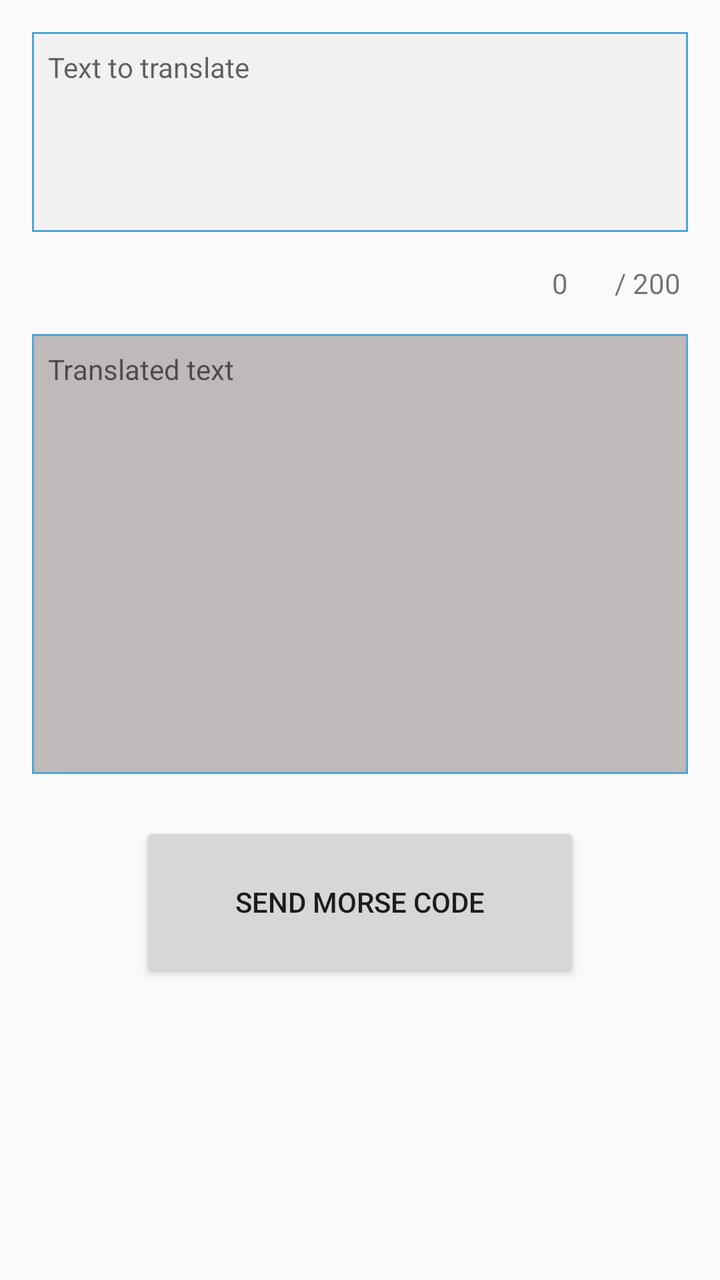
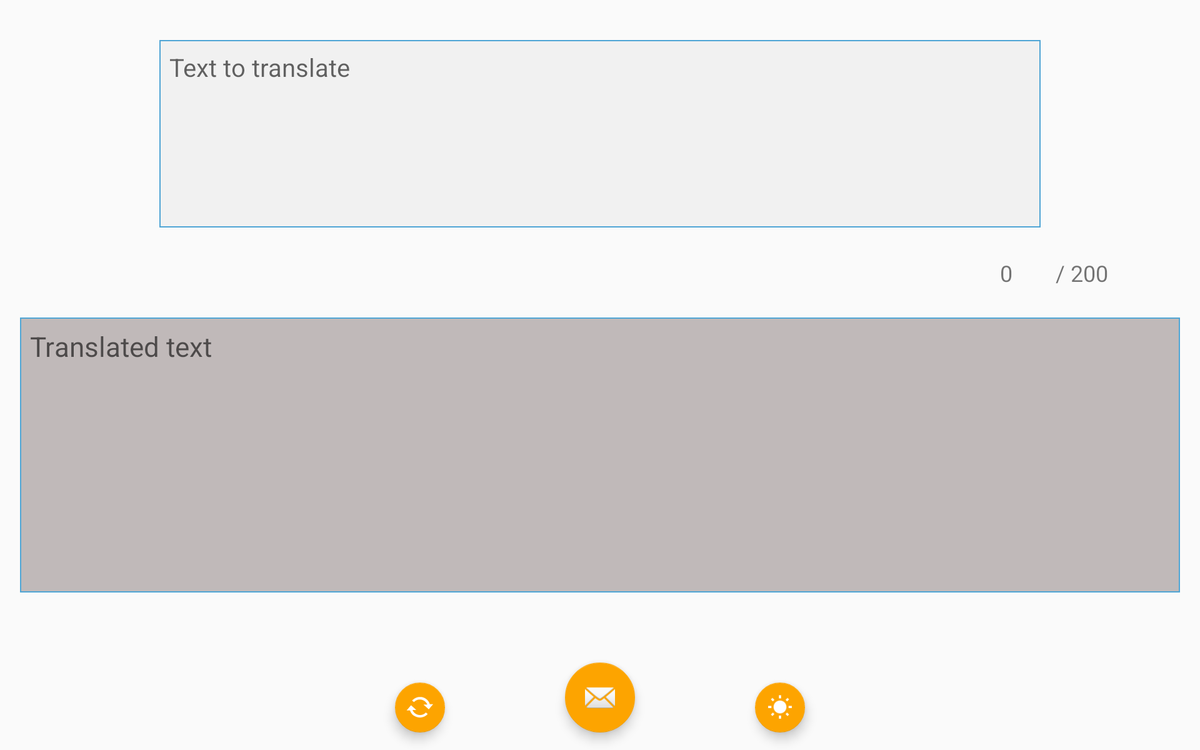

Two renders of one Android screen. The first uses the default layout on a phone; the second uses the alternative layout the repository ships for a different screen configuration, on a matching device. The two XML files are below.
<!-- AndroidManifest.xml: application theme AppTheme -->
<!-- res/layout/ttm_fragment.xml -->
<?xml version="1.0" encoding="utf-8"?>
<LinearLayout
	android:id="@+id/activity_main"
	xmlns:android="http://schemas.android.com/apk/res/android"
	xmlns:tools="http://schemas.android.com/tools"
	android:layout_width="match_parent"
	android:layout_height="match_parent"
	tools:context="net.biospherecorp.umorse.MainActivity"
	android:orientation="vertical"
	android:weightSum="1">

	<EditText
		android:id="@+id/toTranslateEditText"
		android:background="@drawable/active_text_view"

		android:textSize="14sp"
		android:maxLength="200"
		android:hint="@string/txt_to_translate"
		android:gravity="start"


		android:imeOptions="actionDone"
		android:inputType="textImeMultiLine"

		android:layout_width="match_parent"
		android:layout_height="100dp"

		android:layout_marginTop="@dimen/activity_vertical_margin"
		android:layout_marginBottom="@dimen/activity_vertical_margin"

		android:layout_marginLeft="@dimen/activity_horizontal_margin"
		android:layout_marginStart="@dimen/activity_horizontal_margin"
		android:layout_marginRight="@dimen/activity_horizontal_margin"
		android:layout_marginEnd="@dimen/activity_horizontal_margin"

		android:paddingTop="@dimen/textview_vertical_padding"
		android:paddingBottom="@dimen/textview_vertical_padding"

		android:paddingLeft="@dimen/textview_horizontal_padding"
		android:paddingStart="@dimen/textview_horizontal_padding"

		android:paddingRight="@dimen/textview_horizontal_padding"
		android:paddingEnd="@dimen/textview_horizontal_padding"
		/>

	<LinearLayout
		android:layout_width="match_parent"
		android:layout_height="wrap_content"
		android:gravity="end"
		android:layout_marginRight="@dimen/activity_horizontal_margin"
		android:layout_marginEnd="@dimen/activity_horizontal_margin"
		>
		<TextView
			android:id="@+id/actualChar"
			android:text="0"
			android:layout_width="28dp"
			android:layout_height="wrap_content"
			/>

		<TextView
			android:id="@+id/maxChar"
			android:text=" / 200"
			android:layout_width="40dp"
			android:layout_height="wrap_content"
			/>
	</LinearLayout>

	<TextView
		android:id="@+id/resultTextView"
		android:background="@drawable/inactive_text_view"

		android:layout_width="match_parent"
		android:layout_height="220dp"

		android:hint="@string/translated_text"
		android:textIsSelectable="true"
		android:textColor="@android:color/black"

		android:scrollbars="vertical"

		android:layout_marginTop="@dimen/activity_vertical_margin"
		android:layout_marginBottom="@dimen/activity_vertical_margin"

		android:layout_marginLeft="@dimen/activity_horizontal_margin"
		android:layout_marginStart="@dimen/activity_horizontal_margin"
		android:layout_marginRight="@dimen/activity_horizontal_margin"
		android:layout_marginEnd="@dimen/activity_horizontal_margin"

		android:paddingTop="@dimen/textview_vertical_padding"
		android:paddingLeft="@dimen/textview_horizontal_padding"
		android:paddingStart="@dimen/textview_horizontal_padding"

		android:paddingRight="@dimen/textview_horizontal_padding"
		android:paddingEnd="@dimen/textview_horizontal_padding"
		android:paddingBottom="@dimen/textview_vertical_padding"

		/>

	<Button
		android:id="@+id/sendMorseCodeButton"
		android:text="@string/sending_code"

		android:layout_marginTop="8dp"
		android:layout_width="220dp"
		android:layout_height="80dp"
		android:layout_gravity="center"

		/>


</LinearLayout>
<!-- resources referenced by this layout -->
<resources>
  <dimen name="activity_horizontal_margin">16dp</dimen>
  <dimen name="activity_vertical_margin">16dp</dimen>
  <dimen name="textview_horizontal_padding">8dp</dimen>
  <dimen name="textview_vertical_padding">8dp</dimen>
  <!-- drawable active_text_view (drawable) -->
  <?xml version="1.0" encoding="utf-8"?>
  <shape
  	xmlns:android="http://schemas.android.com/apk/res/android"
  	android:shape="rectangle">
  	<solid android:color="#f1f1f1" />
  	<stroke android:width="1dp" android:color="#4fa5d5"/>
  </shape>
  <!-- drawable inactive_text_view (drawable) -->
  <?xml version="1.0" encoding="utf-8"?>
  <shape
  	xmlns:android="http://schemas.android.com/apk/res/android"
  	android:shape="rectangle">
  	<solid android:color="#c0b9b9" />
  	<stroke android:width="1dp" android:color="#4fa5d5"/>
  </shape>
  <string name="sending_code">Send Morse Code</string>
  <string name="translated_text">Translated text</string>
  <string name="txt_to_translate">Text to translate</string>
  <style name="AppTheme" parent="@style/Theme.AppCompat.Light.DarkActionBar">
  		
  		<item name="colorPrimary">@color/colorPrimary</item>
  		<item name="colorPrimaryDark">@color/colorPrimaryDark</item>
  		<item name="colorAccent">@color/colorAccent</item>
  		<item name="actionBarStyle">@style/MyActionBar</item>
  	</style>
  <color name="colorPrimary">#c50202</color>
  <color name="colorPrimaryDark">#a41111</color>
  <color name="colorAccent">#fda400</color>
  <style name="MyActionBar" parent="@style/Widget.AppCompat.ActionBar.Solid">
  		<item name="titleTextStyle">@style/MyTitleTextStyle</item>
  	</style>
  <style name="MyTitleTextStyle" parent="@style/TextAppearance.AppCompat.Widget.ActionBar.Title">
  		<item name="android:textColor">@color/colorAccent</item>
  	</style>
</resources>
<!-- res/layout-w700dp/ttm_fragment.xml (the repository's variant of the layout above) -->
<!-- drawn on a 7-inch tablet turned sideways -->
<?xml version="1.0" encoding="utf-8"?>
<android.support.constraint.ConstraintLayout
	android:id="@+id/activity_main"
	xmlns:android="http://schemas.android.com/apk/res/android"
	xmlns:tools="http://schemas.android.com/tools"
	android:layout_width="match_parent"
	android:layout_height="match_parent"
	tools:context="net.biospherecorp.umorse.MainActivity"
	android:orientation="vertical"
	android:weightSum="1"
	xmlns:app="http://schemas.android.com/apk/res-auto">

	<EditText
		android:id="@+id/toTranslateEditText"
		android:background="@drawable/active_text_view"

		android:textSize="20sp"
		android:maxLength="200"
		android:hint="@string/txt_to_translate"
		android:gravity="start"


		android:imeOptions="actionDone"
		android:inputType="textImeMultiLine"

		android:layout_width="705dp"
		android:layout_height="150dp"

		android:paddingTop="@dimen/textview_vertical_padding"
		android:paddingBottom="@dimen/textview_vertical_padding"

		android:paddingLeft="@dimen/textview_horizontal_padding"
		android:paddingStart="@dimen/textview_horizontal_padding"

		android:paddingRight="@dimen/textview_horizontal_padding"
		android:paddingEnd="@dimen/textview_horizontal_padding"
		app:layout_constraintLeft_toLeftOf="@+id/activity_main"
		android:layout_marginLeft="32dp"
		android:layout_marginStart="32dp"
		app:layout_constraintTop_toTopOf="@+id/activity_main"
		android:layout_marginTop="32dp"
		app:layout_constraintRight_toRightOf="@+id/activity_main"
		android:layout_marginRight="32dp"
		android:layout_marginEnd="32dp"
		/>


	<TextView
		android:id="@+id/actualChar"
		android:text="0"
		android:textSize="18sp"
		android:layout_width="40dp"
		android:layout_height="wrap_content"
		app:layout_constraintTop_toBottomOf="@+id/toTranslateEditText"
		android:layout_marginTop="24dp"
		app:layout_constraintRight_toLeftOf="@+id/maxChar"
		/>

	<TextView
		android:id="@+id/maxChar"
		android:text=" / 200"
		android:textSize="18sp"
		android:layout_width="64dp"
		android:layout_height="wrap_content"
		app:layout_constraintTop_toBottomOf="@+id/toTranslateEditText"
		android:layout_marginTop="24dp"
		app:layout_constraintRight_toRightOf="@+id/activity_main"
		android:layout_marginRight="56dp"
		android:layout_marginEnd="56dp"
		/>


	<TextView
		android:id="@+id/resultTextView"
		android:background="@drawable/inactive_text_view"

		android:layout_width="0dp"
		android:layout_height="220dp"

		android:hint="@string/translated_text"

		android:textIsSelectable="true"
		android:textColor="@android:color/black"
		android:textSize="22sp"

		android:scrollbars="vertical"

		android:paddingTop="@dimen/textview_vertical_padding"
		android:paddingLeft="@dimen/textview_horizontal_padding"
		android:paddingStart="@dimen/textview_horizontal_padding"

		android:paddingRight="@dimen/textview_horizontal_padding"
		android:paddingEnd="@dimen/textview_horizontal_padding"
		android:paddingBottom="@dimen/textview_vertical_padding"

		app:layout_constraintLeft_toLeftOf="@+id/activity_main"
		android:layout_marginLeft="16dp"
		android:layout_marginStart="16dp"
		app:layout_constraintTop_toBottomOf="@+id/toTranslateEditText"
		android:layout_marginTop="72dp"
		app:layout_constraintRight_toRightOf="@+id/activity_main"
		android:layout_marginRight="16dp"
		android:layout_marginEnd="16dp"
		/>


	<android.support.design.widget.FloatingActionButton
		android:id="@+id/repeatButton"
		android:layout_width="wrap_content"
		android:layout_height="wrap_content"

		app:fabSize="mini"
		android:src="@android:drawable/stat_notify_sync"
		android:layout_marginEnd="96dp"
		android:layout_marginRight="96dp"

		app:layout_constraintRight_toLeftOf="@+id/sendMorseCodeButton"
		app:layout_constraintBottom_toBottomOf="@+id/sendMorseCodeButton"/>


	<android.support.design.widget.FloatingActionButton
		android:id="@+id/sendMorseCodeButton"
		android:layout_width="wrap_content"
		android:layout_height="wrap_content"

		app:fabSize="normal"
		android:src="@android:drawable/ic_dialog_email"
		app:layout_constraintTop_toBottomOf="@+id/resultTextView"
		android:layout_marginTop="56dp"
		app:layout_constraintRight_toRightOf="@+id/activity_main"
		app:layout_constraintLeft_toLeftOf="@+id/activity_main"
		/>

	<android.support.design.widget.FloatingActionButton
		android:id="@+id/sendTypeButton"
		android:layout_width="wrap_content"
		android:layout_height="wrap_content"

		app:fabSize="mini"
		android:src="@drawable/ic_morse_light"
		android:layout_marginStart="96dp"
		android:layout_marginLeft="96dp"

		app:layout_constraintBottom_toBottomOf="@+id/sendMorseCodeButton"
		app:layout_constraintLeft_toRightOf="@+id/sendMorseCodeButton"
		/>

</android.support.constraint.ConstraintLayout>
<!-- resources referenced by the variant -->
<!-- as a 7-inch tablet turned sideways resolves them -->
<resources>
  <dimen name="textview_horizontal_padding">8dp</dimen>
  <dimen name="textview_vertical_padding">8dp</dimen>
  <!-- drawable active_text_view (drawable) -->
  <?xml version="1.0" encoding="utf-8"?>
  <shape
  	xmlns:android="http://schemas.android.com/apk/res/android"
  	android:shape="rectangle">
  	<solid android:color="#f1f1f1" />
  	<stroke android:width="1dp" android:color="#4fa5d5"/>
  </shape>
  <!-- drawable ic_morse_light: png bitmap (drawable-hdpi, 893 bytes) -->
  <!-- drawable inactive_text_view (drawable) -->
  <?xml version="1.0" encoding="utf-8"?>
  <shape
  	xmlns:android="http://schemas.android.com/apk/res/android"
  	android:shape="rectangle">
  	<solid android:color="#c0b9b9" />
  	<stroke android:width="1dp" android:color="#4fa5d5"/>
  </shape>
  <string name="translated_text">Translated text</string>
  <string name="txt_to_translate">Text to translate</string>
  <style name="AppTheme" parent="@style/Theme.AppCompat.Light.DarkActionBar">
  		
  		<item name="colorPrimary">@color/colorPrimary</item>
  		<item name="colorPrimaryDark">@color/colorPrimaryDark</item>
  		<item name="colorAccent">@color/colorAccent</item>
  		<item name="actionBarStyle">@style/MyActionBar</item>
  	</style>
  <color name="colorPrimary">#c50202</color>
  <color name="colorPrimaryDark">#a41111</color>
  <color name="colorAccent">#fda400</color>
  <style name="MyActionBar" parent="@style/Widget.AppCompat.ActionBar.Solid">
  		<item name="titleTextStyle">@style/MyTitleTextStyle</item>
  	</style>
  <style name="MyTitleTextStyle" parent="@style/TextAppearance.AppCompat.Widget.ActionBar.Title">
  		<item name="android:textColor">@color/colorAccent</item>
  	</style>
</resources>
